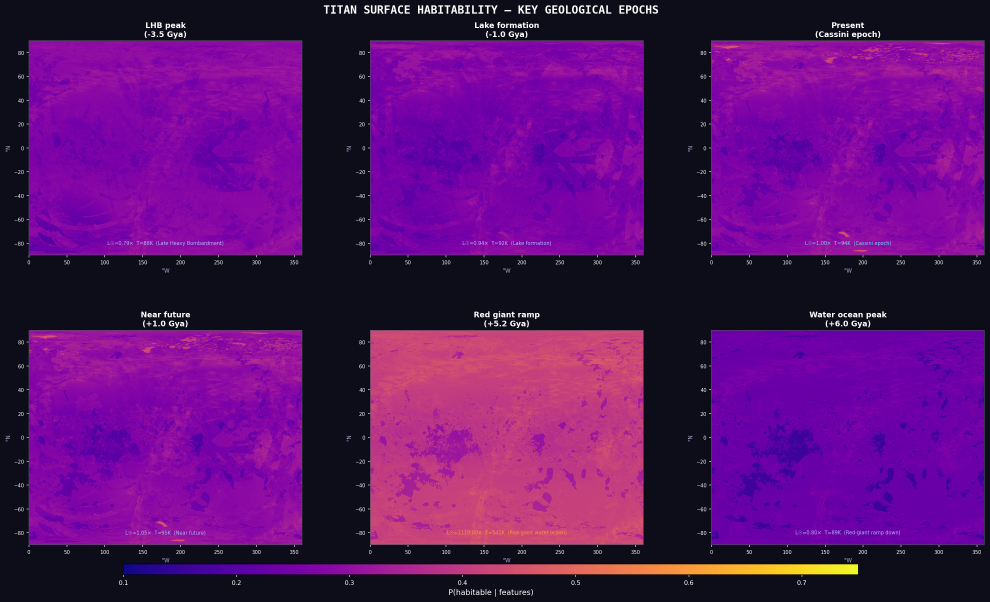
#> input picture key_epochs_poster.png, 2968 x 1804 px (shown at 1/3 size)
$ python -i overlay_sites.py   (imports and definitions only)
#> lines starting #> are read from the running program, lines starting #| are printed output that depends on the picture
"""
overlay_sites.py
================
Adds top-10 habitable site markers and mission lander positions to any
habitability map PNG produced by the pipeline.

Fully reproducible: all site coordinates are hard-coded from published
Titan cartography (Cassini RADAR and ISS mosaics); no pipeline outputs
or cached data are required.  Deleting outputs/ and data/processed/ and
rerunning the pipeline will regenerate identical overlays.

Marker symbols
--------------
  ▲  triangle (cyan)   = polar lake or sea shore
  ■  square   (amber)  = land site
  ★  star     (magenta)= mission lander (Huygens 2005; Dragonfly ~2034)

Epoch-aware display
-------------------
Markers are shown only for epochs at which each site appears in the top-10.
The epoch is inferred from the frame number (frame_NNN) or the filename
containing one of: past, lake_formation, present, near_future, future.

Integration with the pipeline
------------------------------
Call from generate_temporal_maps.py immediately after each fig.savefig():

    from overlay_sites import overlay_frame
    overlay_frame(fpath)        # annotates in-place (overwrites)
    # -- OR --
    overlay_frame(fpath, out=fpath.parent / "annotated" / fpath.name)

Call from run_pipeline.py after generate_paper_figures():

    from overlay_sites import overlay_png_files
    overlay_png_files(fig_dir.glob("fig1_posterior*.png"))

Standalone usage
----------------
    python overlay_sites.py --frames-dir outputs/temporal_maps/animation/frames
    python overlay_sites.py --single-frame outputs/present/figures/fig1_posterior.png
    python overlay_sites.py --frames-dir outputs/present/figures --no-labels
"""
from __future__ import annotations

import argparse
import math
from pathlib import Path
from typing import Iterable

import numpy as np

try:
    from PIL import Image, ImageDraw, ImageFont
    _PIL_OK = True
except ImportError:
    _PIL_OK = False

# --- Canonical grid ------------------------------------------------------------
NROWS, NCOLS = 1802, 3603   # must match pipeline canonical grid

# --- Site catalogue ------------------------------------------------------------
# Each entry: (short_label, lon_W_deg, lat_deg, site_type, [top10_epochs])
# site_type: 'lake'   -> triangle  ▲
#            'land'   -> square    ■
#            'lander' -> star      ★ (always shown)
#
# top10_epochs: list of canonical epoch strings for which this site is top-10
# Source: Bayesian posterior formula applied to Cassini-derived feature values
# (see thesis §Results, Table top10_past – top10_future)
#
# Coordinates from: Lopes et al. (2019) Nature Astronomy geomorphological map;
# Lorenz et al. (2021) PSJ Dragonfly landing site; Lebreton et al. (2005) Nature Huygens.

SITES: list[tuple] = [
    # -- Polar lakes / seas ---------------------------------------------------
    ("Kraken S",     310.0,  72.0,  "lake",
     ["PAST","LAKE_FORMATION","PRESENT","NEAR_FUTURE","FUTURE"]),
    ("Ligeia E",      82.0,  79.0,  "lake",
     ["PAST","LAKE_FORMATION","PRESENT","NEAR_FUTURE","FUTURE"]),
    ("Kraken N",     348.0,  80.0,  "lake",
     ["LAKE_FORMATION","PRESENT","NEAR_FUTURE","FUTURE"]),
    ("Punga",        339.0,  85.0,  "lake",
     ["LAKE_FORMATION","PRESENT","NEAR_FUTURE","FUTURE"]),
    ("Ontario",      179.0, -72.0,  "lake",
     ["LAKE_FORMATION","PRESENT","NEAR_FUTURE","FUTURE"]),
    ("Ligeia open",   79.0,  79.0,  "lake",
     ["LAKE_FORMATION","PRESENT","NEAR_FUTURE","FUTURE"]),
    # -- Impact craters (top-10 at PAST epoch) ---------------------------------
    ("Menrva",        87.3,  19.0,  "land",   ["PAST","FUTURE"]),
    ("Selk",         199.0,   7.0,  "land",   ["PAST","PRESENT","NEAR_FUTURE","FUTURE"]),
    ("Hano",         349.0, -38.6,  "land",   ["PAST"]),
    ("Sinlap",        16.0,  11.3,  "land",   ["PAST"]),
    ("Ksa",           65.6,  14.0,  "land",   ["PAST"]),
    ("Afekan",       200.5,  -1.4,  "land",   ["PAST"]),
    # -- Cryovolcanic candidates (top-10 at PAST epoch) ------------------------
    ("Hotei Regio",   75.0, -26.0,  "land",   ["PAST","PRESENT","NEAR_FUTURE"]),
    ("Sotra Facula", 144.5,   9.8,  "land",   ["PAST"]),
    # -- Equatorial dune seas (top-10 at PRESENT / FUTURE) ---------------------
    ("Belet",        250.0,   7.0,  "land",   ["PRESENT","NEAR_FUTURE","FUTURE"]),
    ("Shangri-La",   155.0,  -5.0,  "land",   ["PRESENT","NEAR_FUTURE","FUTURE"]),
    ("Fensal",        20.0,  15.0,  "land",   ["PRESENT","NEAR_FUTURE","FUTURE"]),
    ("Aztlan",       100.0,  10.0,  "land",   ["FUTURE"]),
    # -- Mission landers (always shown) ----------------------------------------
    # Huygens: Lebreton et al. (2005); Dragonfly: Lorenz et al. (2021)
    ("Huygens",      192.3, -10.6,  "lander",
     ["PAST","LAKE_FORMATION","PRESENT","NEAR_FUTURE","FUTURE"]),
    ("Dragonfly",    199.0,   7.0,  "lander",
     ["PAST","LAKE_FORMATION","PRESENT","NEAR_FUTURE","FUTURE"]),
]

# --- Visual constants ----------------------------------------------------------
COLOURS = {
    "lake":    (100, 200, 255, 230),   # cyan-blue
    "land":    (255, 210,  60, 230),   # amber
    "lander":  (255,  50, 255, 255),   # magenta
}
OUTLINE_COL = (0, 0, 0, 200)
LABEL_SHADOW = (0, 0, 0, 180)
LABEL_FG     = (255, 255, 255, 220)

# --- Frame → epoch mapping -----------------------------------------------------
_FRAME_EPOCH: dict[int, str] = {}
# Epoch time boundaries derived from generate_temporal_maps.py linspace + pauses
# Approximate frame ranges (0-indexed, 72 total):
# [7 lines not run here, left out]


def epoch_from_path(path: Path) -> str:
    """Infer epoch string from a PNG filename."""
    name = path.stem.lower()
    # Priority 1: explicit epoch string in filename
    for ep in ("past", "lake_formation", "present", "near_future", "future"):
        if ep in name:
            return ep.upper()
    # Priority 2: frame number
    if "frame_" in name:
        try:
            num = int(name.split("frame_")[1][:3])
            return _FRAME_EPOCH.get(num, "PRESENT")
        except (ValueError, IndexError):
            pass
    # Priority 3: posterior or figure names → present
    return "PRESENT"


# --- Coordinate helpers --------------------------------------------------------
def _lonlat_to_pixel(lon_W: float, lat: float,
                     img_w: int, img_h: int) -> tuple[int, int]:
    """Equirectangular west-positive lon/lat → pixel (x, y)."""
    x = int(round(lon_W / 360.0 * img_w)) % img_w
    y = max(0, min(img_h - 1, int(round((90.0 - lat) / 180.0 * img_h))))
    return x, y


# --- Drawing helpers -----------------------------------------------------------
def _font(size: int):
    for path in [
        "/usr/share/fonts/truetype/dejavu/DejaVuSans-Bold.ttf",
        "/usr/share/fonts/truetype/liberation/LiberationSans-Bold.ttf",
        "/System/Library/Fonts/Helvetica.ttc",
        "/Library/Fonts/Arial.ttf",
    ]:
        try:
            return ImageFont.truetype(path, size)
        except Exception:
            pass
    return ImageFont.load_default()


def _triangle(draw: ImageDraw.Draw, cx, cy, sz, fill, outline):
    h = int(sz * 0.866)
    pts = [(cx, cy - h*2//3), (cx - sz//2, cy + h//3), (cx + sz//2, cy + h//3)]
    draw.polygon(pts, fill=fill, outline=outline)


def _square(draw: ImageDraw.Draw, cx, cy, sz, fill, outline):
    s = sz // 2
    draw.rectangle([cx - s, cy - s, cx + s, cy + s], fill=fill, outline=outline)


def _star(draw: ImageDraw.Draw, cx, cy, sz, fill, outline):
    pts = []
    for i in range(10):
        angle = math.radians(-90 + i * 36)
        r = sz if i % 2 == 0 else sz // 2
        pts.append((cx + int(r * math.cos(angle)), cy + int(r * math.sin(angle))))
    draw.polygon(pts, fill=fill, outline=outline)


# --- Core overlay function ----------------------------------------------------
def overlay_frame(
    src: Path | str,
    out: Path | str | None = None,
    marker_size: int = 14,
    show_labels: bool = True,
    epoch: str | None = None,
) -> Path:
    """
    Annotate a single habitability map PNG with site markers.

    Parameters
    ----------
    src:
        Input PNG path.
    out:
        Output PNG path.  If None, the source file is overwritten in-place.
    marker_size:
        Pixel radius of markers (default 14).
    show_labels:
        Whether to draw text labels next to markers.
    epoch:
        Override epoch detection.  One of PAST / LAKE_FORMATION /
        PRESENT / NEAR_FUTURE / FUTURE.  If None, epoch is inferred
        from the filename.

    Returns
    -------
    Path
        Path to the annotated file (same as ``out`` or ``src``).
    """
#> called with src = 'key_epochs_poster.png', marker_size = 14, show_labels = True
    if not _PIL_OK:
        raise ImportError("Pillow is required: pip install Pillow>=10.2")

    src = Path(src)
    out = Path(out) if out else src   # in-place by default

    img = Image.open(src).convert("RGBA")
#> img is the input picture: PIL image 2968x1804 RGBA; mean R, G, B, A 89.9, 17.5, 106.9, 255
    W, H = img.size
#> W = 2968; H = 1804

    epoch = epoch or epoch_from_path(src)

    overlay = Image.new("RGBA", (W, H), (0, 0, 0, 0))
#> overlay: PIL image 2968x1804 RGBA; every value is 0
    draw    = ImageDraw.Draw(overlay)
    font    = _font(max(9, marker_size - 3))

    drawn = []
    for label, lon_W, lat, stype, epochs in SITES:
        if epoch not in epochs:
            continue
        x, y  = _lonlat_to_pixel(lon_W, lat, W, H)
        fill   = COLOURS[stype]
        sz     = marker_size + (4 if stype == "lander" else 0)

        if stype == "lander":
            _star(draw, x, y, sz, fill, OUTLINE_COL)
        elif stype == "lake":
            _triangle(draw, x, y, sz, fill, OUTLINE_COL)
        else:
            _square(draw, x, y, sz, fill, OUTLINE_COL)

        if show_labels:
            tx, ty = x + sz // 2 + 3, y - sz // 2 - 1
            draw.text((tx + 1, ty + 1), label, font=font, fill=LABEL_SHADOW)
            draw.text((tx,     ty    ), label, font=font, fill=LABEL_FG)

        drawn.append(label)
#> after the loop, drawn = ['Kraken S', 'Ligeia E', 'Kraken N', 'Punga', 'Ontario', 'Ligeia open', 'Selk', 'Hotei Regio', 'Belet', 'Shangri-La', 'Fensal', 'Huygens', 'Dragonfly']

    # -- Legend -------------------------------------------------------------
    lx, ly   = 12, H - 76
#> lx = 12; ly = 1728
    leg_font = _font(max(8, marker_size - 4))
    legend   = [
        ("▲  Lake / sea shore",  "lake"),
        ("■  Land site",          "land"),
        ("★  Mission lander",     "lander"),
    ]
    bg = Image.new("RGBA", (200, 68), (0, 0, 0, 150))
    overlay.paste(bg, (lx - 4, ly - 4), bg)
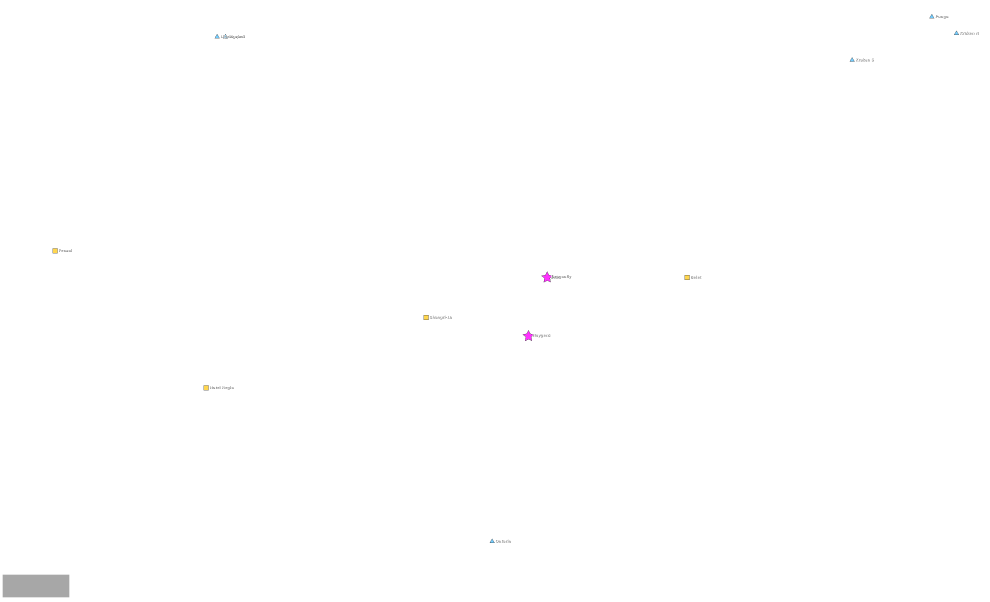
#> overlay: PIL image 2968x1804 RGBA (shown at 1/3 size); mean R, G, B, A 0.2, 0.2, 0.2, 0.5; transparent parts drawn white
    for i, (txt, st) in enumerate(legend):
        draw.text((lx, ly + i * 22), txt, font=leg_font,
                  fill=COLOURS[st][:3] + (255,))

    out.parent.mkdir(parents=True, exist_ok=True)
    result = Image.alpha_composite(img, overlay).convert("RGB")
    result.save(out)
    return out


# --- Batch helpers ------------------------------------------------------------
# [87 lines left out: functions overlay_png_files, overlay_directory, _cli, not called in this run]


# [2 lines not run here, left out]

>>> result = overlay_frame('key_epochs_poster.png')
